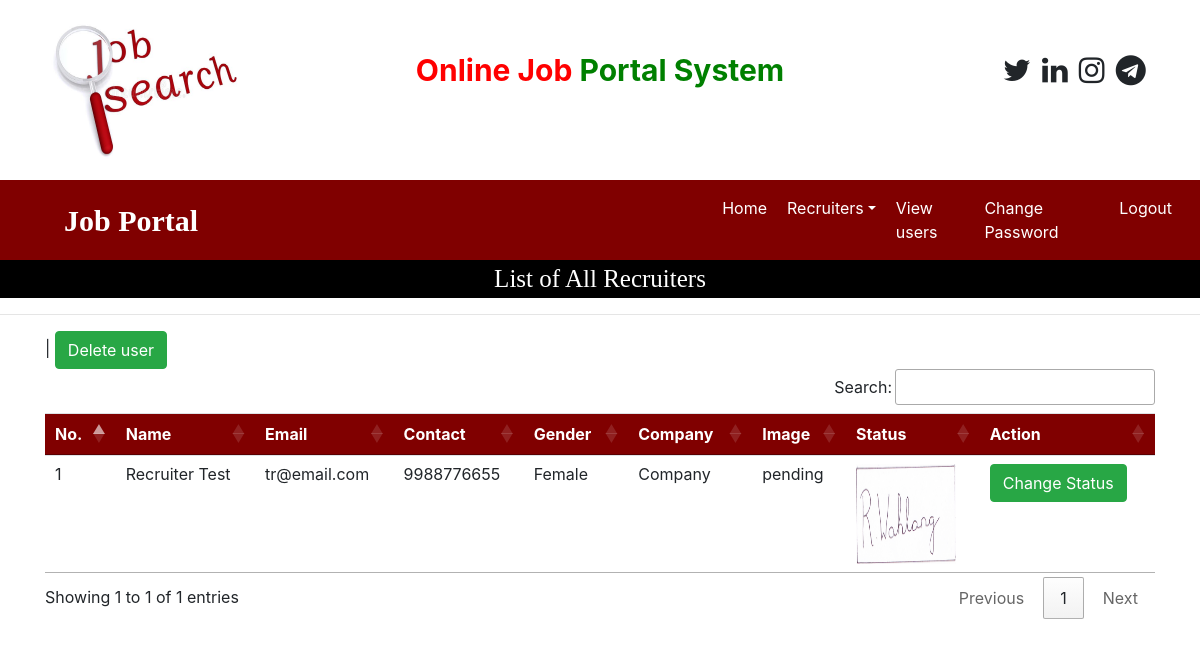
Before: /recruiter_all (signed in) with the older database file.
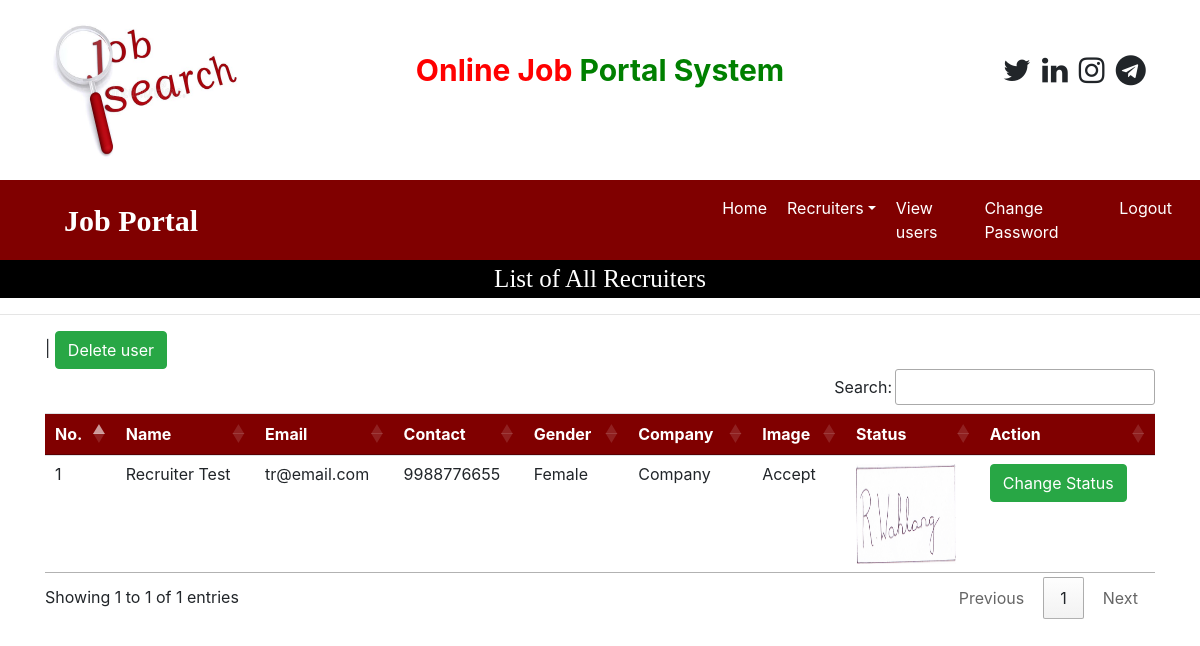
After: the same page with the newer database file.
### job/models.py (models this page shows, shortened)
class Recruiter(models.Model):
    user = models.ForeignKey(User, on_delete=models.CASCADE)
    mobile = models.CharField(max_length=15, null=True)
    image = models.FileField(null=True)
    gender = models.CharField(max_length=10, null=True)
    company = models.CharField(max_length=50, null=True)
    type = models.CharField(max_length=15, null=True)
    status = models.CharField(max_length=20, null=True)

### job/views.py (the view)
# urls.py: path('recruiter_all', recruiter_all, name="recruiter_all"),
def recruiter_all(request):
    if not request.user.is_authenticated:
        return redirect('admin_login')
    data = Recruiter.objects.all()
    d = {'data': data}
    return render(request, 'recruiter_all.html', d)

### job/templates/recruiter_all.html
{% load static %}
{% block body %}
{% include 'admin_navigations.html' %}
<div style="font-family:'Monotype Corsiva'; font-size:25px; color: white; background-color: black; text-align: center">
    List of All Recruiters
</div>
<hr>
<div class="container">
<table class="table table-hover" id="example">
    <thead>
    <tr style="background-color: maroon; color: white">
        <th>No.</th>
        <th>Name</th>
        <th>Email</th>
        <th>Contact</th>
        <th>Gender</th>
        <th>Company</th>
        <th>Image</th>
        <th>Status</th>
        <th>Action</th>
    </tr>
    </thead>
    <tbody>
    {% for i in data %}
    <tr>
        <td>{{forloop.counter}}</td>
        <td>{{i.user.first_name}} {{i.user.last_name}}</td>
        <td>{{i.user.username}}</td>
        <td>{{i.mobile}}</td>
        <td>{{i.gender}}</td>
        <td>{{i.company}}</td>
        <td>{{i.status}}</td>
        <td><img src="{{i.image.url}}" style="width: 100px; height: 100px;"></td>
        <td><a href="{% url 'change_status' i.id %}" class="btn btn-success" onclick="return confirm('Change Status?')">Change Status</a></td>
        | <a href="{% url 'delete_recruiter' i.id %}" class="btn btn-success" onclick="return confirm('Delete user?')">Delete user</a>
    </tr>
    {% endfor %}
    </tbody>
</table>
</div>
{% endblock %}

Changed rows visible on the page:
changed Recruiter "Female": status "pending" → "Accept"
